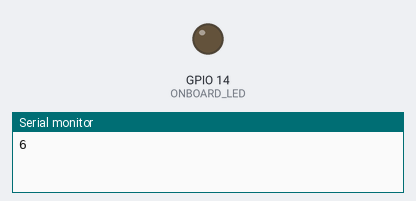
Recording of a sketch running on a simulated ESP32. Shown: output pins drawn as LEDs (lit = HIGH), the last lines printed to the serial monitor. WiFi joins after 1.5 s; servers stay silent unless stated.

Above: at 0.1 s.
At 2.1 s:
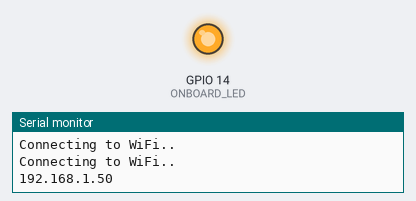
Timing chart, 0 to 3.6 s (numbered marks = the images above):
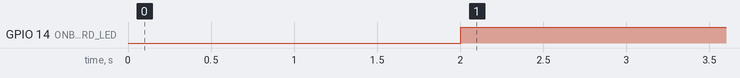

Measured:
- by itself, GPIO 14 (ONBOARD_LED): LOW → HIGH at 2.0 s

The sketch:

esp32_aeroponics.ino
```cpp
// Import required libraries
#include <WiFi.h>;
#include "ESPAsyncWebServer.h"
#include <Adafruit_Sensor.h>
#include <DHT.h>

// Replace with your network credentials
const char* ssid = "CHANGE_THIS_SSID";
const char* password = "CHANGE_THIS_PASSWORD";


#define DHTPIN 27
#define DHTTYPE DHT22
#define ONBOARD_LED 14

DHT dht(DHTPIN, DHTTYPE);

// Create AsyncWebServer object on port 80
AsyncWebServer server(80);

String readDHTTemperature() {
  // Sensor readings may also be up to 2 seconds 'old' (its a very slow sensor)
  // Read temperature as Celsius (the default)
  float t = dht.readTemperature();
  // Read temperature as Fahrenheit (isFahrenheit = true)
  //float t = dht.readTemperature(true);
  // Check if any reads failed and exit early (to try again).
  if (isnan(t)) {
    Serial.println("Failed to read from DHT sensor!");
    return "--";
  }
  else {
    Serial.println(t);
    return String(t);
  }
}

String readDHTHumidity() {
  // Sensor readings may also be up to 2 seconds 'old' (its a very slow sensor)
  float h = dht.readHumidity();
  if (isnan(h)) {
    Serial.println("Failed to read from DHT sensor!");
    return "--";
  }
  else {
    Serial.println(h);
    return String(h);
  }
}

void sprayOn() {
  Serial.println("Spraying...");
}

void sprayOff() {
  Serial.println("Spraying Off..");
}

const char index_html[] PROGMEM = R"rawliteral(
<!DOCTYPE HTML><html>
<head>
  <meta name="viewport" content="width=device-width, initial-scale=1">
  <link rel="stylesheet" href="https://use.fontawesome.com/releases/v5.7.2/css/all.css" integrity="sha384-fnmOCqbTlWIlj8LyTjo7mOUStjsKC4pOpQbqyi7RrhN7udi9RwhKkMHpvLbHG9Sr" crossorigin="anonymous">
  <style>
    html {
     font-family: Arial;
     display: inline-block;
     margin: 0px auto;
     text-align: center;
    }
    h2 { font-size: 3.0rem; }
    p { font-size: 3.0rem; }
    .units { font-size: 1.2rem; }
    .dht-labels{
      font-size: 1.5rem;
      vertical-align:middle;
      padding-bottom: 15px;
    }
  </style>
</head>
<body>
  <h2>ESP32 DHT Server</h2>
  <p>
    <i class="fas fa-thermometer-half" style="color:#059e8a;"></i>
    <span class="dht-labels">Temperature</span>
    <span id="temperature">%TEMPERATURE%</span>
    <sup class="units">&deg;C</sup>
  </p>
  <p>
    <i class="fas fa-tint" style="color:#00add6;"></i>
    <span class="dht-labels">Humidity</span>
    <span id="humidity">%HUMIDITY%</span>
    <sup class="units">&percnt;</sup>
  </p>
</body>
<script>
setInterval(function ( ) {
  var xhttp = new XMLHttpRequest();
  xhttp.onreadystatechange = function() {
    if (this.readyState == 4 && this.status == 200) {
      document.getElementById("temperature").innerHTML = this.responseText;
    }
  };
  xhttp.open("GET", "/temperature", true);
  xhttp.send();
}, 10000 ) ;

setInterval(function ( ) {
  var xhttp = new XMLHttpRequest();
  xhttp.onreadystatechange = function() {
    if (this.readyState == 4 && this.status == 200) {
      document.getElementById("humidity").innerHTML = this.responseText;
    }
  };
  xhttp.open("GET", "/humidity", true);
  xhttp.send();
}, 10000 ) ;

</script>
</html>)rawliteral";

// Replaces placeholder with DHT values
String processor(const String& var){
  //Serial.println(var);
  if(var == "TEMPERATURE"){
    return readDHTTemperature();
  }
  else if(var == "HUMIDITY"){
    return readDHTHumidity();
  }
  return String();
}


void setup() {
  Serial.begin(9600);
  dht.begin();

  // Connect to Wi-Fi
  WiFi.begin(ssid, password);
  Serial.println(WiFi.status());
  while (WiFi.status() != WL_CONNECTED) {
    delay(1000);
    Serial.println("Connecting to WiFi..");
  }

  // Print ESP32 Local IP Address
  Serial.println(WiFi.localIP());

  // Route for root / web page
  server.on("/", HTTP_GET, [](AsyncWebServerRequest *request){
    request->send_P(200, "text/html", index_html, processor);
  });
  server.on("/temperature", HTTP_GET, [](AsyncWebServerRequest *request){
    request->send_P(200, "text/plain", readDHTTemperature().c_str());
  });
  server.on("/humidity", HTTP_GET, [](AsyncWebServerRequest *request){
    request->send_P(200, "text/plain", readDHTHumidity().c_str());
  });

  // Start server
  server.begin();
  pinMode(ONBOARD_LED, OUTPUT);
}

long previousMillis = 0;
long sprayOnInterval = 60000;
long sprayOffInterval = 15000;
boolean isSpraying = false;
boolean hasConnected = false;

void loop(){
  if (WiFi.status() == WL_CONNECTED && hasConnected == false) {
    hasConnected = true;
  }

  if (hasConnected) {
    unsigned long currentMillis = millis();
    digitalWrite(ONBOARD_LED, HIGH);
    if(currentMillis - previousMillis > sprayOnInterval) {
      previousMillis = currentMillis;
      sprayOn();
      isSpraying = true;
    }

    if(isSpraying) {
      if(currentMillis - previousMillis > sprayOffInterval) {
        previousMillis = currentMillis;
        sprayOff();
        isSpraying = false;
      }
    }
  }
}
```
